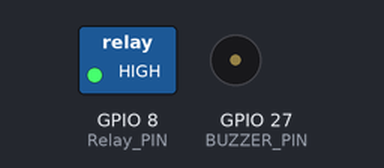
This sketch was run on a simulated ESP32. On the bench: switched loads named in the sketch (green lamp = pin HIGH), buzzer (waves = sounding, pin HIGH). Dashed ring = blinking.

Above: at 0.2 s.
Timing chart, 0 to 3.0 s (numbered marks = the images above):
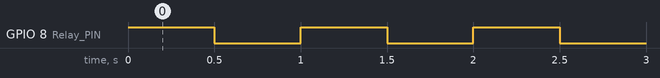

Measured:
- by itself, GPIO 8 (Relay_PIN): alternates HIGH for 0.50 s and LOW for 0.50 s

The sketch:

Test-used.ino
```cpp
const int LEG_PIN = 25;
const int Relay_PIN = 8;
const int BUZZER_PIN = 27;


void setup() {
  pinMode(LEG_PIN,INPUT);
  pinMode(Relay_PIN,OUTPUT);
  pinMode(BUZZER_PIN,OUTPUT);
}

void loop() {
  digitalWrite(Relay_PIN,HIGH);
  delay(500);
  digitalWrite(Relay_PIN,LOW);
  delay(500);
}
```
